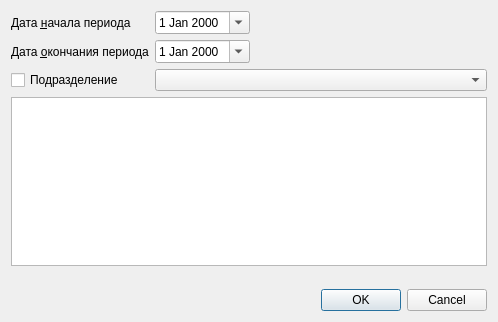
<?xml version="1.0" encoding="UTF-8"?>
<ui version="4.0">
 <class>ReportSurgicalIndicators</class>
 <widget class="QDialog" name="ReportSurgicalIndicators">
  <property name="geometry">
   <rect>
    <x>0</x>
    <y>0</y>
    <width>498</width>
    <height>322</height>
   </rect>
  </property>
  <property name="windowTitle">
   <string>Dialog</string>
  </property>
  <layout class="QGridLayout" name="gridLayout">
   <item row="7" column="0">
    <spacer name="verticalSpacer">
     <property name="orientation">
      <enum>Qt::Vertical</enum>
     </property>
     <property name="sizeHint" stdset="0">
      <size>
       <width>20</width>
       <height>40</height>
      </size>
     </property>
    </spacer>
   </item>
   <item row="5" column="0" colspan="4">
    <widget class="CRBListBox" name="lstOrgStructure"/>
   </item>
   <item row="4" column="2" colspan="2">
    <widget class="COrgStructureComboBox" name="cmbOrgStructure"/>
   </item>
   <item row="4" column="0">
    <widget class="QCheckBox" name="chkOrgStructure">
     <property name="text">
      <string>Подразделение</string>
     </property>
    </widget>
   </item>
   <item row="0" column="3">
    <spacer name="horizontalSpacer">
     <property name="orientation">
      <enum>Qt::Horizontal</enum>
     </property>
     <property name="sizeHint" stdset="0">
      <size>
       <width>40</width>
       <height>20</height>
      </size>
     </property>
    </spacer>
   </item>
   <item row="0" column="0" colspan="2">
    <widget class="QLabel" name="lblBegDate">
     <property name="text">
      <string>Дата &amp;начала периода</string>
     </property>
     <property name="buddy">
      <cstring>edtBegDate</cstring>
     </property>
    </widget>
   </item>
   <item row="1" column="0" colspan="2">
    <widget class="QLabel" name="lblEndDate">
     <property name="text">
      <string>Дата &amp;окончания периода</string>
     </property>
     <property name="buddy">
      <cstring>edtEndDate</cstring>
     </property>
    </widget>
   </item>
   <item row="8" column="0" colspan="4">
    <widget class="QDialogButtonBox" name="buttonBox">
     <property name="orientation">
      <enum>Qt::Horizontal</enum>
     </property>
     <property name="standardButtons">
      <set>QDialogButtonBox::Cancel|QDialogButtonBox::Ok</set>
     </property>
    </widget>
   </item>
   <item row="0" column="2">
    <widget class="CDateEdit" name="edtBegDate">
     <property name="sizePolicy">
      <sizepolicy hsizetype="Maximum" vsizetype="Fixed">
       <horstretch>0</horstretch>
       <verstretch>0</verstretch>
      </sizepolicy>
     </property>
     <property name="calendarPopup">
      <bool>true</bool>
     </property>
    </widget>
   </item>
   <item row="1" column="2">
    <widget class="CDateEdit" name="edtEndDate">
     <property name="sizePolicy">
      <sizepolicy hsizetype="Maximum" vsizetype="Fixed">
       <horstretch>0</horstretch>
       <verstretch>0</verstretch>
      </sizepolicy>
     </property>
     <property name="calendarPopup">
      <bool>true</bool>
     </property>
    </widget>
   </item>
  </layout>
 </widget>
 <customwidgets>
  <customwidget>
   <class>CDateEdit</class>
   <extends>QDateEdit</extends>
   <header>library/DateEdit</header>
  </customwidget>
  <customwidget>
   <class>CRBListBox</class>
   <extends>QListView</extends>
   <header>library/RBListBox.h</header>
  </customwidget>
  <customwidget>
   <class>COrgStructureComboBox</class>
   <extends>QComboBox</extends>
   <header>Orgs/OrgStructComboBoxes</header>
  </customwidget>
 </customwidgets>
 <resources/>
 <connections>
  <connection>
   <sender>buttonBox</sender>
   <signal>accepted()</signal>
   <receiver>ReportSurgicalIndicators</receiver>
   <slot>accept()</slot>
   <hints>
    <hint type="sourcelabel">
     <x>248</x>
     <y>254</y>
    </hint>
    <hint type="destinationlabel">
     <x>157</x>
     <y>274</y>
    </hint>
   </hints>
  </connection>
  <connection>
   <sender>buttonBox</sender>
   <signal>rejected()</signal>
   <receiver>ReportSurgicalIndicators</receiver>
   <slot>reject()</slot>
   <hints>
    <hint type="sourcelabel">
     <x>316</x>
     <y>260</y>
    </hint>
    <hint type="destinationlabel">
     <x>286</x>
     <y>274</y>
    </hint>
   </hints>
  </connection>
 </connections>
</ui>
